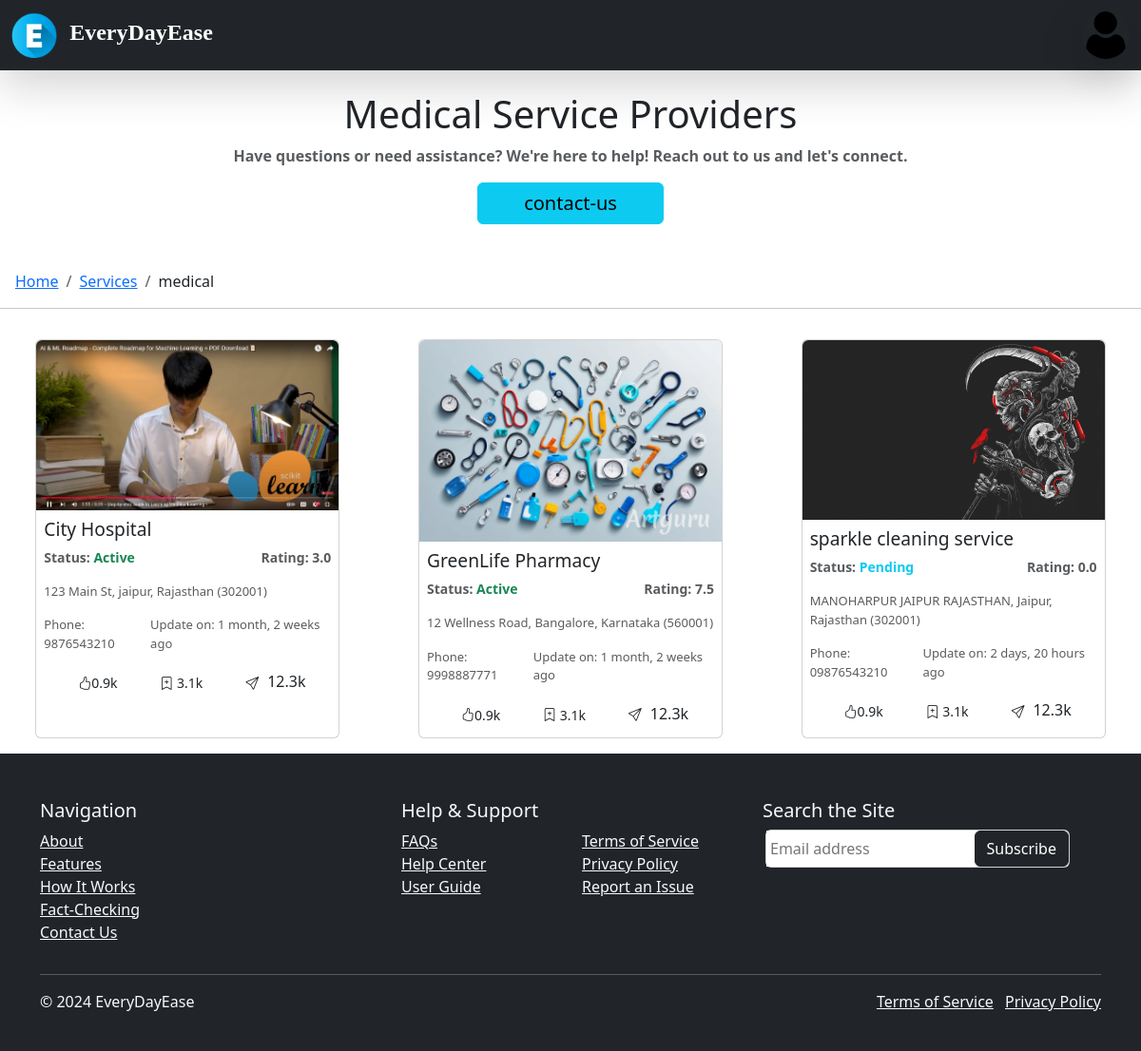
/services/medical/ (signed in), run on the app's committed database.
### authentication/models.py (models this page shows, shortened)
class Profile(AbstractUser):
    USER_TYPES = (
        ('customer', 'Customer'),
        ('shopkeeper', 'Shopkeeper'),
        ('staff', 'Staff'),
        ('admin', 'Admin'),
    )
    gender = models.CharField(max_length=1, choices=GENDER_CHOICES, blank=True, null=True)
    profile_image = models.ImageField(upload_to='profile_images/', blank=True, null=True,default='./profile_images/user.png')
    city = models.CharField(max_length=100, blank=True, null=True)
    bio = models.TextField(max_length=500, blank=True, null=True)
    user_type = models.CharField(max_length=20, choices=USER_TYPES, default='customer')
    update_at = models.DateTimeField(blank=True, null=True)

### home/models.py (models this page shows, shortened)
class ServiceProvider(models.Model):
    user = models.OneToOneField(Profile, on_delete=models.CASCADE, related_name="service_provider")
    business_name = models.CharField(max_length=255)
    category_choices = [
        ("Medical", "Medical"),
        ("Mechanical", "Mechanical"),
        ("Electrician", "Electrician"),
        ("Cleaning", "Cleaning"),
    ]
    category = models.CharField(max_length=20, choices=category_choices)
    contact_number = models.CharField(max_length=15)
    address = models.TextField()
    city = models.CharField(max_length=100)
    state = models.CharField(max_length=100)
    zip_code = models.CharField(max_length=10)
    profile_picture = models.ImageField(upload_to="providers/", null=True, blank=True)
    rating = models.FloatField(default=0.0)
    status = models.CharField(max_length=10, choices=[("Active", "Active"), ("Inactive", "Inactive"), ("Pending", "Pending")], default="Pending")
    created_at = models.DateTimeField(auto_now_add=True)
    updated_at = models.DateTimeField(auto_now=True)

### home/views.py (the view)
# urls.py: path("services/<str:slug>/",servicesCategory,name="services-category"),
def servicesCategory(request,slug):
    providers = ServiceProvider.objects.filter(category=slug.title())
    return render(request,"service_category.html",{"slug":slug,"providers":providers})

### home/templates/service_category.html (shortened to what this page needs)
{% extends "base.html" %}
{% block main %}
{% load static %}
{% load humanize %}
<div class="container-fluid my-5 pb-0 py-5">
    <div class="container">
      <h1 class="text-center">{{slug | title}} Service Providers</h1>
      <p class="text-muted text-center fw-bold">Have questions or need assistance? We're here to help! Reach out to us and let's connect.</p>
      <div class="d-flex justify-content-center">
        <a href="/contact-us" class="btn btn-info px-5 fs-5 ">contact-us</a>
      </div>
    </div>
  </div>
  <nav aria-label="breadcrumb" class="py-0 my-0 mx-3">
    <ol class="breadcrumb">
      <li class="breadcrumb-item"><a href="/">Home</a></li>
      <li class="breadcrumb-item"><a href="/services">Services</a></li>
      <li class="breadcrumb-item Active" aria-current="page">{{slug}}</li>
    </ol>
  </nav>
  <hr>
  <div class="">
    <div class="row p-2">
        {% for provider in providers %}
            <a href="/services/{{slug}}/{{provider.id}}/{{provider.business_name}}" style="text-decoration: none;" class="card my-2 p-0 mx-auto">
                <div class="card-image">
                <img  src="{{provider.profile_picture.url}}" class="w-100 rounded-top" alt="Beautiful">
                </div>
                <div class="card-content p-2">
                <h3>{{provider.business_name}}</h3>
                <p class="d-flex">
                    <span style="font-size: 14px;" class="fw-bold text-muted me-auto">Status: <span class="{% if provider.status == "Active" %} text-success {% elif provider.status == "Inactive" %} text-warning {% else %} text-info {% endif %}">{{provider.status}}</span></span>
                    <span style="font-size: 14px;" class="fw-bold text-muted">Rating: {{provider.rating}}</span>
                </p>
                <p style="font-size: 13px;" class="text-muted">{{provider.address}}, {{provider.city}}, {{provider.state}} ({{provider.zip_code}})</p>
                <p style="font-size: 13px;" class="d-flex p-0">
                    <span class="text-muted me-auto">Phone: {{provider.contact_number}}</span>
                    <span class="text-muted">Update on: {{provider.updated_at |naturaltime}}</span>
                </p>
                  <div class="d-flex justify-content-evenly">
                    <div class=""><button class="btn btn-sm"><i class="bi bi-hand-thumbs-up"></i>0.9k</button></div>
                    <div class=""><button class="btn btn-sm"><i class="bi bi-bookmark-plus"></i> 3.1k</button></div>
                    <div class=""><button class="btn btn-sm"><i class="bi bi-send"></i></button>12.3k</div>
                  </div>
                </div>
            </a>
        {% endfor %}
    </div>
  </div>
{% endblock main %}

### authentication/templates/base.html (shortened to what this page needs)
<!doctype html>
<html lang="en">
  <head>
    <link href="https://cdn.jsdelivr.net/npm/bootstrap@5.3.3/dist/css/bootstrap.min.css" rel="stylesheet">
    <link rel="stylesheet" href="https://cdn.jsdelivr.net/npm/bootstrap-icons@1.11.3/font/bootstrap-icons.min.css">
    {% load static %}
  </head>
  <body style="padding:0px !important;overflow-x: hidden;">
    <nav class="navbar navbar-expand-lg bg-dark position-fixed shadow-lg top-0 w-100" style="z-index: 100;">
      <div class="container-fluid">
          <a class="navbar-brand" href="/"><img src="{% static 'assets/img/letter-e.png' %}" style="width:3rem;" alt="">
              <span class="fs-4 text-white mx-2" style="font-family:'Times New Roman', Times, serif;font-weight: bold;">EveryDayEase</span>
          </a>
          {% if request.user.is_authenticated %}
              <button id="profilebtn" title="{{request.user.get_full_name}}" class="bg-transparent btn p-0 d-flex flex-column justify-content-center align-items-start border-none outline-none" type="button" data-bs-toggle="offcanvas" data-bs-target="#offcanvasRight" aria-controls="offcanvasRight" aria-label="Toggle navigation">
                  <img src="{{request.user.profile_image.url}}" class="rounded-circle shadow-lg shadow-warning" width="50px" height="50px" alt="">
              </button>
          {% endif %}
      </div>
  </nav>
    {% block main %}
    {% endblock main %}
    <footer class="bg-dark text-light pt-5 pb-4">
        <div class="container">
            <div class="row">
                <div class="col-md-4">
                    <h5>Navigation</h5>
                    <ul class="list-unstyled">
                        <li><a href="#about" class="text-light">About</a></li>
                        <li><a href="#features" class="text-light">Features</a></li>
                        <li><a href="#how-it-works" class="text-light">How It Works</a></li>
                        <li><a href="#fact-check" class="text-light">Fact-Checking</a></li>
                        <li><a href="#contact" class="text-light">Contact Us</a></li>
                    </ul>
                </div>
                <div class="col-md-4">
                    <h5>Help & Support</h5>
                    <div class="row">
                        <div class="col">
                            <ul class="list-unstyled">
                                <li><a href="#faq" class="text-light">FAQs</a></li>
                                <li><a href="#support" class="text-light">Help Center</a></li>
                                <li><a href="#guide" class="text-light">User Guide</a></li>
                            </ul>
                        </div>
                        <div class="col">
                            <ul class="list-unstyled">
                                <li><a href="#terms" class="text-light">Terms of Service</a></li>
                                <li><a href="#privacy" class="text-light">Privacy Policy</a></li>
                                <li><a href="#report" class="text-light">Report an Issue</a></li>
                            </ul>
                        </div>
                    </div>
                </div>
                <div class="col-md-4">
                    <h5>Search the Site</h5>
                    <form class="card flex-row " method="post">
                        <input required class="w-100 outline-none p-1 m-0" type="email" placeholder="Email address" />
                        <input type="submit" value="Subscribe" class="btn btn-dark" >
                    </form>
                </div>
            </div>
            <hr class="bg-light">
            <div class="row">
                <div class="col-md-6">
                    <p>&copy; 2024 EveryDayEase</p>
                </div>
                <div class="col-md-6 text-end">
                    <a href="#terms" class="text-light me-2">Terms of Service</a>
                    <a href="#privacy" class="text-light">Privacy Policy</a>
                </div>
            </div>
        </div>
    </footer>
  </body>
</html>

### authentication/templates/base.html (style rules this page uses)
.outline-none { outline: none !important; border: none !important; }

### home/templates/service_category.html (style rules this page uses)
.card { width: 20rem !important; margin: 3px; }
h3 { font-size: 1.2rem; }

### data on the page
Profile: user.profile_image (placeholder picture)
ServiceProvider: profile_picture (picture), business_name "City Hospital", status "Active", rating "3.0", address "123 Main St", city "jaipur", state "Rajasthan", zip_code "302001", contact_number "9876543210", updated_at "1 month, 2 weeks ago"
ServiceProvider: profile_picture (picture), business_name "GreenLife Pharmacy", status "Active", rating "7.5", address "12 Wellness Road", city "Bangalore", state "Karnataka", zip_code "560001", contact_number "9998887771", updated_at "1 month, 2 weeks ago"
ServiceProvider: profile_picture (picture), business_name "sparkle cleaning service", status "Pending", rating "0.0", address "MANOHARPUR JAIPUR RAJASTHAN", city "Jaipur", state "Rajasthan", zip_code "302001", contact_number "09876543210", updated_at "2 days, 20 hours ago"

### other printed values
{{ slug | title }} "Medical"
{{ slug }} "medical"
